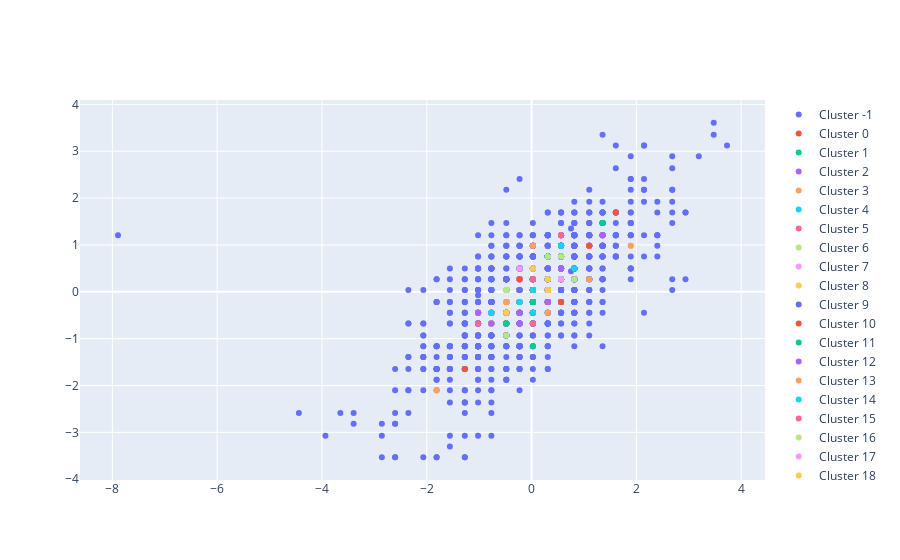

This figure's notebook cell:
### Code cell
# Loop through each label for our cluster
for i in np.unique(db.labels_):
    label = features_scaled[db.labels_ == i]
    fig.add_trace(go.Scatter(x=label[:, 0], y=label[:, 1], mode="markers", name="Cluster {}".format(i)))

fig.show()

### Figure 1 — Plotly figure (JSON) as saved in the notebook; plotly's stock layout.template omitted (floating-point values rounded to 4 significant figures; data arrays with more than 128 entries replaced by an {"elided": "..."} marker saying what was removed)
{"data": [{"mode": "markers", "name": "Cluster -1", "type": "scatter", "x": {"elided": "1103 float values"}, "y": {"elided": "1103 float values"}}, {"mode": "markers", "name": "Cluster 0", "type": "scatter", "x": [1.607, 1.607], "y": [1.695, 1.695]}, {"mode": "markers", "name": "Cluster 1", "type": "scatter", "x": [1.354, 1.354], "y": [1.466, 1.466]}, {"mode": "markers", "name": "Cluster 2", "type": "scatter", "x": [1.354, 1.354], "y": [1.209, 1.209]}, {"mode": "markers", "name": "Cluster 3", "type": "scatter", "x": [1.892, 1.892], "y": [0.9806, 0.9806]}, {"mode": "markers", "name": "Cluster 4", "type": "scatter", "x": [0.5625, 0.5625], "y": [0.9806, 0.9806]}, {"mode": "markers", "name": "Cluster 5", "type": "scatter", "x": [0.5625, 0.5625], "y": [1.209, 1.209]}, {"mode": "markers", "name": "Cluster 6", "type": "scatter", "x": [0.8158, 0.8158], "y": [0.2667, 0.2667]}, {"mode": "markers", "name": "Cluster 7", "type": "scatter", "x": [1.101, 1.101, 1.101], "y": [0.9806, 0.9806, 0.9806]}, {"mode": "markers", "name": "Cluster 8", "type": "scatter", "x": [0.3092, 0.3092], "y": [0.9806, 0.9806]}, {"mode": "markers", "name": "Cluster 9", "type": "scatter", "x": [0.3092, 0.3092], "y": [0.9806, 0.9806]}, {"mode": "markers", "name": "Cluster 10", "type": "scatter", "x": [1.101, 1.101], "y": [0.9806, 0.9806]}, {"mode": "markers", "name": "Cluster 11", "type": "scatter", "x": [0.5625, 0.5625], "y": [0.4951, 0.4951]}, {"mode": "markers", "name": "Cluster 12", "type": "scatter", "x": [-0.2291, -0.2291], "y": [0.4951, 0.4951]}, {"mode": "markers", "name": "Cluster 13", "type": "scatter", "x": [0.02419, 0.02419], "y": [0.9806, 0.9806]}, {"mode": "markers", "name": "Cluster 14", "type": "scatter", "x": [0.3092, 0.3092, 0.3092], "y": [0.7522, 0.7522, 0.7522]}, {"mode": "markers", "name": "Cluster 15", "type": "scatter", "x": [0.5625, 0.5625], "y": [0.2667, 0.2667]}, {"mode": "markers", "name": "Cluster 16", "type": "scatter", "x": [0.3092, 0.3092], "y": [0.7522, 0.7522]}, {"mode": "markers", "name": "Cluster 17", "type": "scatter", "x": [0.3092, 0.3092], "y": [0.2667, 0.2667]}, {"mode": "markers", "name": "Cluster 18", "type": "scatter", "x": [0.02419, 0.02419, 0.02419, 0.02419], "y": [0.4951, 0.4951, 0.4951, 0.4951]}, {"mode": "markers", "name": "Cluster 19", "type": "scatter", "x": [-0.2291, -0.2291, -0.2291], "y": [0.4951, 0.4951, 0.4951]}, {"mode": "markers", "name": "Cluster 20", "type": "scatter", "x": [0.3092, 0.3092, 0.3092], "y": [0.2667, 0.2667, 0.2667]}, {"mode": "markers", "name": "Cluster 21", "type": "scatter", "x": [0.5625, 0.5625], "y": [0.2667, 0.2667]}, {"mode": "markers", "name": "Cluster 22", "type": "scatter", "x": [0.5625, 0.5625], "y": [0.4951, 0.4951]}, {"mode": "markers", "name": "Cluster 23", "type": "scatter", "x": [1.101, 1.101], "y": [0.2667, 0.2667]}, {"mode": "markers", "name": "Cluster 24", "type": "scatter", "x": [0.8158, 0.8158], "y": [0.4951, 0.4951]}, {"mode": "markers", "name": "Cluster 25", "type": "scatter", "x": [0.3092, 0.3092, 0.3092, 0.3092], "y": [0.4951, 0.4951, 0.4951, 0.4951]}, {"mode": "markers", "name": "Cluster 26", "type": "scatter", "x": [0.5625, 0.5625], "y": [0.7522, 0.7522]}, {"mode": "markers", "name": "Cluster 27", "type": "scatter", "x": [0.5625, 0.5625], "y": [0.2667, 0.2667]}, {"mode": "markers", "name": "Cluster 28", "type": "scatter", "x": [0.3092, 0.3092], "y": [0.4951, 0.4951]}, {"mode": "markers", "name": "Cluster 29", "type": "scatter", "x": [0.3092, 0.3092, 0.3092, 0.3092], "y": [0.4951, 0.4951, 0.4951, 0.4951]}, {"mode": "markers", "name": "Cluster 30", "type": "scatter", "x": [0.3092, 0.3092], "y": [0.2667, 0.2667]}, {"mode": "markers", "name": "Cluster 31", "type": "scatter", "x": [0.5625, 0.5625, 0.5625], "y": [0.4951, 0.4951, 0.4951]}, {"mode": "markers", "name": "Cluster 32", "type": "scatter", "x": [0.5625, 0.5625], "y": [0.4951, 0.4951]}, {"mode": "markers", "name": "Cluster 33", "type": "scatter", "x": [0.3092, 0.3092], "y": [0.2667, 0.2667]}, {"mode": "markers", "name": "Cluster 34", "type": "scatter", "x": [0.3092, 0.3092, 0.3092], "y": [0.2667, 0.2667, 0.2667]}, {"mode": "markers", "name": "Cluster 35", "type": "scatter", "x": [0.3092, 0.3092], "y": [0.03823, 0.03823]}, {"mode": "markers", "name": "Cluster 36", "type": "scatter", "x": [0.3092, 0.3092], "y": [0.2667, 0.2667]}, {"mode": "markers", "name": "Cluster 37", "type": "scatter", "x": [0.5625, 0.5625], "y": [-0.2188, -0.2188]}, {"mode": "markers", "name": "Cluster 38", "type": "scatter", "x": [0.3092, 0.3092], "y": [0.03823, 0.03823]}, {"mode": "markers", "name": "Cluster 39", "type": "scatter", "x": [0.02419, 0.02419], "y": [0.2667, 0.2667]}, {"mode": "markers", "name": "Cluster 40", "type": "scatter", "x": [0.02419, 0.02419], "y": [0.2667, 0.2667]}, {"mode": "markers", "name": "Cluster 41", "type": "scatter", "x": [0.3092, 0.3092], "y": [0.2667, 0.2667]}, {"mode": "markers", "name": "Cluster 42", "type": "scatter", "x": [0.3092, 0.3092], "y": [0.2667, 0.2667]}, {"mode": "markers", "name": "Cluster 43", "type": "scatter", "x": [0.02419, 0.02419], "y": [-0.2188, -0.2188]}, {"mode": "markers", "name": "Cluster 44", "type": "scatter", "x": [0.3092, 0.3092], "y": [0.2667, 0.2667]}, {"mode": "markers", "name": "Cluster 45", "type": "scatter", "x": [0.3092, 0.3092, 0.3092, 0.3092, 0.3092, 0.3092], "y": [-0.2188, -0.2188, -0.2188, -0.2188, -0.2188, -0.2188]}, {"mode": "markers", "name": "Cluster 46", "type": "scatter", "x": [0.02419, 0.02419], "y": [0.03823, 0.03823]}, {"mode": "markers", "name": "Cluster 47", "type": "scatter", "x": [-0.2291, -0.2291], "y": [0.4951, 0.4951]}, {"mode": "markers", "name": "Cluster 48", "type": "scatter", "x": [0.3092, 0.3092], "y": [0.2667, 0.2667]}, {"mode": "markers", "name": "Cluster 49", "type": "scatter", "x": [0.5625, 0.5625], "y": [0.03823, 0.03823]}, {"mode": "markers", "name": "Cluster 50", "type": "scatter", "x": [0.5625, 0.5625], "y": [-0.2188, -0.2188]}, {"mode": "markers", "name": "Cluster 51", "type": "scatter", "x": [-0.2291, -0.2291], "y": [0.2667, 0.2667]}, {"mode": "markers", "name": "Cluster 52", "type": "scatter", "x": [-0.2291, -0.2291], "y": [0.2667, 0.2667]}, {"mode": "markers", "name": "Cluster 53", "type": "scatter", "x": [-0.2291, -0.2291, -0.2291], "y": [0.03823, 0.03823, 0.03823]}, {"mode": "markers", "name": "Cluster 54", "type": "scatter", "x": [0.02419, 0.02419], "y": [-0.4472, -0.4472]}, {"mode": "markers", "name": "Cluster 55", "type": "scatter", "x": [0.02419, 0.02419], "y": [0.2667, 0.2667]}, {"mode": "markers", "name": "Cluster 56", "type": "scatter", "x": [-0.2291, -0.2291], "y": [0.03823, 0.03823]}, {"mode": "markers", "name": "Cluster 57", "type": "scatter", "x": [-0.2291, -0.2291, -0.2291, -0.2291, -0.2291, -0.2291], "y": [0.2667, 0.2667, 0.2667, 0.2667, 0.2667, 0.2667]}, {"mode": "markers", "name": "Cluster 58", "type": "scatter", "x": [0.3092, 0.3092, 0.3092], "y": [0.03823, 0.03823, 0.03823]}, {"mode": "markers", "name": "Cluster 59", "type": "scatter", "x": [0.02419, 0.02419], "y": [0.03823, 0.03823]}, {"mode": "markers", "name": "Cluster 60", "type": "scatter", "x": [-0.2291, -0.2291], "y": [0.2667, 0.2667]}, {"mode": "markers", "name": "Cluster 61", "type": "scatter", "x": [0.02419, 0.02419], "y": [-0.2188, -0.2188]}, {"mode": "markers", "name": "Cluster 62", "type": "scatter", "x": [0.3092, 0.3092], "y": [-0.2188, -0.2188]}, {"mode": "markers", "name": "Cluster 63", "type": "scatter", "x": [0.3092, 0.3092], "y": [-0.4472, -0.4472]}, {"mode": "markers", "name": "Cluster 64", "type": "scatter", "x": [-0.4825, -0.4825], "y": [0.03823, 0.03823]}, {"mode": "markers", "name": "Cluster 65", "type": "scatter", "x": [0.02419, 0.02419], "y": [-0.6757, -0.6757]}, {"mode": "markers", "name": "Cluster 66", "type": "scatter", "x": [-0.7675, -0.7675], "y": [-0.6757, -0.6757]}, {"mode": "markers", "name": "Cluster 67", "type": "scatter", "x": [-0.2291, -0.2291], "y": [-0.2188, -0.2188]}, {"mode": "markers", "name": "Cluster 68", "type": "scatter", "x": [-0.4825, -0.4825], "y": [0.03823, 0.03823]}, {"mode": "markers", "name": "Cluster 69", "type": "scatter", "x": [-0.2291, -0.2291], "y": [0.03823, 0.03823]}, {"mode": "markers", "name": "Cluster 70", "type": "scatter", "x": [0.02419, 0.02419], "y": [0.03823, 0.03823]}, {"mode": "markers", "name": "Cluster 71", "type": "scatter", "x": [0.02419, 0.02419], "y": [-0.2188, -0.2188]}, {"mode": "markers", "name": "Cluster 72", "type": "scatter", "x": [-0.2291, -0.2291, -0.2291], "y": [-0.6757, -0.6757, -0.6757]}, {"mode": "markers", "name": "Cluster 73", "type": "scatter", "x": [-0.2291, -0.2291], "y": [-0.2188, -0.2188]}, {"mode": "markers", "name": "Cluster 74", "type": "scatter", "x": [0.02419, 0.02419], "y": [0.03823, 0.03823]}, {"mode": "markers", "name": "Cluster 75", "type": "scatter", "x": [-0.4825, -0.4825], "y": [-0.6757, -0.6757]}, {"mode": "markers", "name": "Cluster 76", "type": "scatter", "x": [-0.4825, -0.4825], "y": [0.03823, 0.03823]}, {"mode": "markers", "name": "Cluster 77", "type": "scatter", "x": [-0.4825, -0.4825, -0.4825], "y": [-0.2188, -0.2188, -0.2188]}, {"mode": "markers", "name": "Cluster 78", "type": "scatter", "x": [-0.7675, -0.7675], "y": [-0.6757, -0.6757]}, {"mode": "markers", "name": "Cluster 79", "type": "scatter", "x": [-0.7675, -0.7675], "y": [-0.2188, -0.2188]}, {"mode": "markers", "name": "Cluster 80", "type": "scatter", "x": [-0.4825, -0.4825], "y": [-0.4472, -0.4472]}, {"mode": "markers", "name": "Cluster 81", "type": "scatter", "x": [-0.2291, -0.2291], "y": [-0.4472, -0.4472]}, {"mode": "markers", "name": "Cluster 82", "type": "scatter", "x": [-0.2291, -0.2291], "y": [-0.4472, -0.4472]}, {"mode": "markers", "name": "Cluster 83", "type": "scatter", "x": [-0.4825, -0.4825, -0.4825], "y": [-0.4472, -0.4472, -0.4472]}, {"mode": "markers", "name": "Cluster 84", "type": "scatter", "x": [-0.2291, -0.2291, -0.2291], "y": [-0.2188, -0.2188, -0.2188]}, {"mode": "markers", "name": "Cluster 85", "type": "scatter", "x": [-0.7675, -0.7675, -0.7675], "y": [-0.4472, -0.4472, -0.4472]}, {"mode": "markers", "name": "Cluster 86", "type": "scatter", "x": [-0.4825, -0.4825], "y": [-0.6757, -0.6757]}, {"mode": "markers", "name": "Cluster 87", "type": "scatter", "x": [-0.4825, -0.4825], "y": [-0.4472, -0.4472]}, {"mode": "markers", "name": "Cluster 88", "type": "scatter", "x": [-0.4825, -0.4825], "y": [-0.2188, -0.2188]}, {"mode": "markers", "name": "Cluster 89", "type": "scatter", "x": [-0.4825, -0.4825], "y": [-0.4472, -0.4472]}, {"mode": "markers", "name": "Cluster 90", "type": "scatter", "x": [-0.4825, -0.4825], "y": [-0.6757, -0.6757]}, {"mode": "markers", "name": "Cluster 91", "type": "scatter", "x": [-0.4825, -0.4825], "y": [-0.6757, -0.6757]}, {"mode": "markers", "name": "Cluster 92", "type": "scatter", "x": [-0.7675, -0.7675], "y": [-0.6757, -0.6757]}, {"mode": "markers", "name": "Cluster 93", "type": "scatter", "x": [-0.4825, -0.4825], "y": [-0.2188, -0.2188]}, {"mode": "markers", "name": "Cluster 94", "type": "scatter", "x": [-0.7675, -0.7675], "y": [-0.4472, -0.4472]}, {"mode": "markers", "name": "Cluster 95", "type": "scatter", "x": [-1.021, -1.021], "y": [-0.6757, -0.6757]}, {"mode": "markers", "name": "Cluster 96", "type": "scatter", "x": [-0.4825, -0.4825], "y": [-0.9327, -0.9327]}, {"mode": "markers", "name": "Cluster 97", "type": "scatter", "x": [-1.021, -1.021], "y": [-0.4472, -0.4472]}, {"mode": "markers", "name": "Cluster 98", "type": "scatter", "x": [-0.4825, -0.4825], "y": [-0.4472, -0.4472]}, {"mode": "markers", "name": "Cluster 99", "type": "scatter", "x": [-1.021, -1.021], "y": [-0.9327, -0.9327]}, {"mode": "markers", "name": "Cluster 100", "type": "scatter", "x": [-1.274, -1.274], "y": [-1.647, -1.647]}, {"mode": "markers", "name": "Cluster 101", "type": "scatter", "x": [0.02419, 0.02419], "y": [-1.161, -1.161]}, {"mode": "markers", "name": "Cluster 102", "type": "scatter", "x": [-1.021, -1.021], "y": [-0.4472, -0.4472]}, {"mode": "markers", "name": "Cluster 103", "type": "scatter", "x": [-1.812, -1.812], "y": [-2.104, -2.104]}], "layout": {}}
